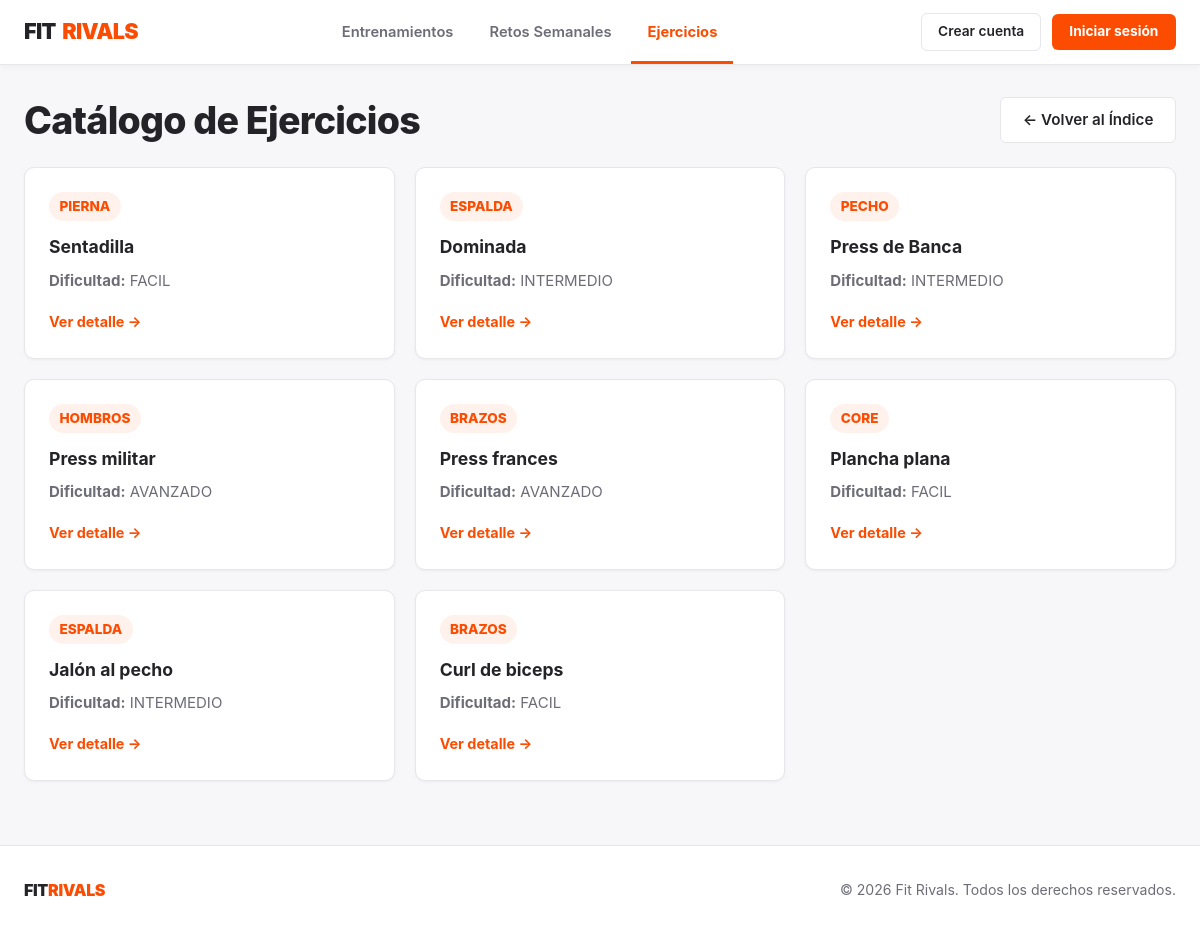
Page /ejercicios/ on the committed database.
### FitrivalsApp/models.py (models this page shows, shortened)
class Ejercicio(models.Model):
    GRUPOS_MUSCULARES = [
        ('PECHO', 'Pecho'),
        ('ESPALDA', 'Espalda'),
        ('PIERNA', 'Pierna'),
        ('BRAZOS', 'Brazos'),
        ('HOMBROS', 'Hombros'),
        ('CORE', 'Core'),
    ]
    DIFICULTAD_CHOICES = [
        ('FACIL', 'Fácil'),
        ('INTERMEDIO', 'Intermedio'),
        ('AVANZADO', 'Avanzado'),
    ]
    nombre = models.CharField(max_length=100)
    grupo_muscular = models.CharField(max_length=20, choices=GRUPOS_MUSCULARES)
    dificultad = models.CharField(max_length=20, choices=DIFICULTAD_CHOICES)

### FitrivalsApp/views.py (the view)
# urls.py: path('ejercicios/', views.lista_ejercicios, name='lista_ejercicios'),
def lista_ejercicios(request):
    ejercicios = Ejercicio.objects.all()
    return render(request, 'ejercicios/lista.html', {'ejercicios': ejercicios})

### FitrivalsApp/templates/ejercicios/lista.html (shortened to what this page needs)
{% extends 'base.html' %}
{% block content %}
    <div class="section-header">
        <h1>Catálogo de Ejercicios</h1>
        <a href="{% url 'index' %}" class="btn-secondary-strava">← Volver al Índice</a>
    </div>
    <div class="dashboard-grid">
        {% for ejercicio in ejercicios %}
            <div class="info-card">
                <div>
                    <span class="points-badge">{{ ejercicio.grupo_muscular }}</span>
                    <h3>{{ ejercicio.nombre }}</h3>
                    <p><strong>Dificultad:</strong> {{ ejercicio.dificultad }}</p>
                </div>
                <a href="{% url 'detalle_ejercicio' ejercicio.pk %}" class="card-link">
                    Ver detalle →
                </a>
            </div>
        {% empty %}
            <div class="info-card">
                <p>No hay ejercicios registrados.</p>
            </div>
        {% endfor %}
    </div>
{% endblock %}

### FitrivalsApp/static/css/estilos.css (style rules this page uses)
:root { --strava-orange: #FC4C02; --strava-orange-hover: #E34402; --strava-orange-soft: rgba(252, 76, 2, 0.08); --bg-page: #F7F7FA; --bg-white: #FFFFFF; --text-dark: #242428; --text-muted: #6D6D78; --border-light: #E6E6EB; --radius: 10px; --shadow-sm: 0 1px 3px rgba(0, 0, 0, 0.05); --shadow-md: 0 4px 14px rgba(0, 0, 0, 0.07); }
*, *::before, *::after { box-sizing: border-box; }
html, body { margin: 0; padding: 0; min-height: 100%; background-color: var(--bg-page); color: var(--text-dark); font-family: "Inter", system-ui, -apple-system, "Segoe UI", Roboto, Helvetica, Arial, sans-serif; font-size: 1rem; line-height: 1.55; -webkit-font-smoothing: antialiased; }
h1 { margin: 0 0 0.75rem; font-size: clamp(1.75rem, 4vw, 2.35rem); font-weight: 800; line-height: 1.2; letter-spacing: -0.02em; color: var(--text-dark); }
h3 { margin: 0 0 0.5rem; font-size: 1.1rem; font-weight: 700; color: var(--text-dark); }
a { color: var(--strava-orange); font-weight: 600; text-decoration: none; transition: color 0.15s ease; }
.btn-secondary-strava { display: inline-flex; align-items: center; justify-content: center; gap: 0.45rem; padding: 0.65rem 1.35rem; background-color: var(--bg-white); color: var(--text-dark); font-size: 0.95rem; font-weight: 600; border: 1px solid var(--border-light); border-radius: 6px; cursor: pointer; text-decoration: none; transition: border-color 0.15s ease, background-color 0.15s ease; }
.dashboard-grid { display: grid; grid-template-columns: repeat(auto-fit, minmax(290px, 1fr)); gap: 1.25rem; }
.info-card { display: flex; flex-direction: column; justify-content: space-between; background-color: var(--bg-white); border: 1px solid var(--border-light); border-radius: var(--radius); padding: 1.5rem; box-shadow: var(--shadow-sm); transition: box-shadow 0.2s ease, transform 0.15s ease, border-color 0.2s ease; }
.info-card p { margin: 0 0 1.2rem; color: var(--text-muted); font-size: 0.94rem; }
.card-link { font-size: 0.9rem; font-weight: 700; color: var(--strava-orange); }
.points-badge { display: inline-block; padding: 0.25rem 0.65rem; background-color: var(--strava-orange-soft); color: var(--strava-orange); font-weight: 800; font-size: 0.85rem; border-radius: 999px; }
.section-header { display: flex; flex-wrap: wrap; align-items: center; justify-content: space-between; gap: 1rem; margin-bottom: 1.5rem; }
.section-header h1 { margin: 0; }
.info-card .points-badge { margin-bottom: 0.75rem; }

### FitrivalsApp/static/css/header-footer.css (style rules this page uses)
:root { --strava-orange: #FC4C02; --strava-orange-hover: #E34402; --strava-orange-soft: rgba(252, 76, 2, 0.08); --bg-page: #F7F7FA; --bg-white: #FFFFFF; --text-dark: #242428; --text-muted: #6D6D78; --border-light: #E6E6EB; }

### rows in the picture
Ejercicio: grupo_muscular "PIERNA", nombre "Sentadilla", dificultad "FACIL"
Ejercicio: grupo_muscular "ESPALDA", nombre "Dominada", dificultad "INTERMEDIO"
Ejercicio: grupo_muscular "PECHO", nombre "Press de Banca", dificultad "INTERMEDIO"
Ejercicio: grupo_muscular "HOMBROS", nombre "Press militar", dificultad "AVANZADO"
Ejercicio: grupo_muscular "BRAZOS", nombre "Press frances", dificultad "AVANZADO"
Ejercicio: grupo_muscular "CORE", nombre "Plancha plana", dificultad "FACIL"
Ejercicio: grupo_muscular "ESPALDA", nombre "Jalón al pecho", dificultad "INTERMEDIO"
Ejercicio: grupo_muscular "BRAZOS", nombre "Curl de biceps", dificultad "FACIL"
